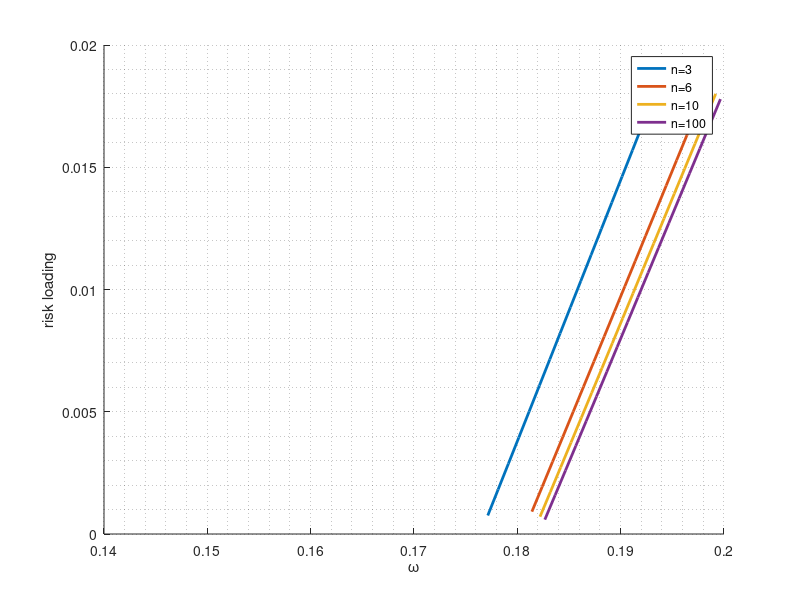

Source code (MATLAB):
%% Entry in Geometric Brownian Motion
%  Written on Dec.23rd, 2021
%  This code is for replicating the risk-loading functions w.r.t. omega
%  under different degrees of concentration (i.e. different numbers of
%  incumbents) in RFS2017.
clear, close all
%% Parameters
% input
bt = 1; % slope of the demand curve
r = 0.04; % risk-free interest
alp = -0.05; % drift rate of GBM
sgm = 0.1; % volatility rate of GBM
ph = 0.01; % fixed cost of a firm
I = 1; % entry cost
E = -1; % exit cost
p_rsk = 1; % price of risk
n_set = [3,6,10,100];

%% Batching and Plotting
figure(1)
hold on
for j = 1:length(n_set)
    n = n_set(j);
    % intermediate parameters
    b1 = 0.5 - alp/sgm^2 + sqrt((alp/sgm^2 - 0.5)^2 + 2*r/sgm^2); % entry
    b = 0.5 - alp/sgm^2 - sqrt((alp/sgm^2 - 0.5)^2 + 2*r/sgm^2); % exit
    dlt = r - sgm^2 - 2*alp;
    
%     omg_bar = sqrt(b/(b-2) * bt * dlt * I); % entry
%     omg_nbar = sqrt((b-2) / (b*(1-1/(n+2))^2 - 2*(1-1/(n+2))^b)) * omg_bar;
    
    omg_bar = sqrt(b/(b-2) * bt * dlt * (-E)); % exit
    omg_nbar = sqrt((b-2) / (b*(1+1/n)^2 - 2*(1+1/n)^b)) * omg_bar;
    
    % value functions and derivatives
    domg = 1e-3;
    omg_vec = 0.8*omg_nbar:domg:1.1*omg_nbar;
%     omg_vec = 0.3:domg:omg_nbar; % entry
%     omg_vec = omg_nbar:domg:0.4; % exit
    boundH_ind = find(abs(omg_vec-omg_nbar)==min(abs(omg_vec-omg_nbar)));
    
    V_vec = -2*omg_nbar^(2-b)/b/bt/dlt * omg_vec.^b + omg_vec.^2/bt/dlt - ph/r;
    Vprime_vec = 2/bt/dlt * (omg_vec - omg_nbar^(2-b) * omg_vec.^(b-1));
    Vpprime_vec = 2/bt/dlt * (1 - omg_nbar^(2-b)*(b-1) * omg_vec.^(b-2));
    rsk_loading = sgm * omg_vec .* Vprime_vec ./ V_vec;
    
%     V_vec(boundH_ind:end) = NaN; % entry
%     Vprime_vec(boundH_ind:end) = NaN;
%     Vpprime_vec(boundH_ind:end) = NaN;
%     rsk_loading(boundH_ind:end) = NaN;
    
    V_vec(1:boundH_ind) = NaN; % exit
    Vprime_vec(1:boundH_ind) = NaN;
    Vpprime_vec(1:boundH_ind) = NaN;
    rsk_loading(1:boundH_ind) = NaN;
    
    plot(omg_vec,rsk_loading,'lineWidth',2)
%     plot(omg_vec,V_vec,'lineWidth',2)
end
hold off
grid minor
legend_name = cell(1,length(n_set));
for i = 1:length(n_set)
    legend_name{i} = ['n=',num2str(n_set(i))];
end
legend(legend_name,'Location','best')
xlabel('\omega')
ylabel('risk loading')


